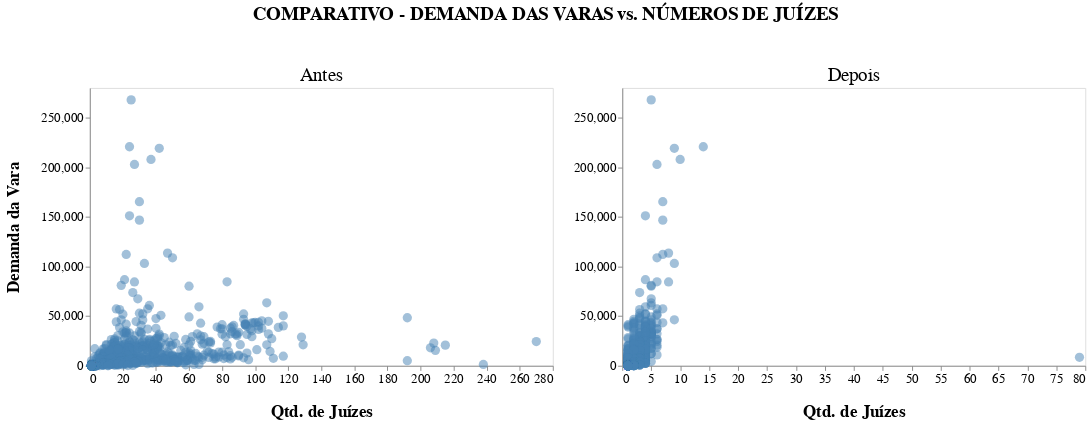

Notebook cell for this chart:
### Code cell
# Gráfico da produtividade das varas vs número de juízes
chart1 = (
    alt.Chart(df_demanda_vara_x_juize)
    .mark_circle(size=100, opacity=0.5, color="steelblue")
    .encode(
        x=alt.X("Qtd Juizes Antes", title="Qtd. de Juízes",
                axis=alt.Axis(grid=False, titleFontSize=18, titlePadding=20, labelFontSize=14)), 
        y=alt.Y("Demanda", title="Demanda da Vara", 
                axis=alt.Axis(grid=False, titleFontSize=18, titlePadding=20, labelFontSize=14)),
        tooltip=["Qtd Juizes Antes", "Demanda", "Vara"]
    ).properties(
        width=500,
        height=300,
        title={
            "text": " ",
            "subtitle": ["Antes"],
            #"anchor": "start", # alinhar à esquerda
            "fontSize": 20,
            "subtitleFontSize": 20,
            "subtitlePadding": 15
        }
    )
)

# Gráfico da produtividade das varas vs número de juízes
chart2 = (
    alt.Chart(df_demanda_vara_x_juize)
    .mark_circle(size=100, opacity=0.5, color="steelblue")
    .encode(
        x=alt.X("Qtd Juizes Depois", title="Qtd. de Juízes",
                axis=alt.Axis(grid=False, titleFontSize=18, titlePadding=20, labelFontSize=14)), 
        y=alt.Y("Demanda", title=None, 
                axis=alt.Axis(grid=False, titleFontSize=18, titlePadding=20, labelFontSize=14)),
        tooltip=["Qtd Juizes Depois", "Demanda", "Vara"]
    ).properties(
        width=500,
        height=300,
        title={
            "text": " ",
            "subtitle": ["Depois"],
            #"anchor": "start", # alinhar à esquerda
            "fontSize": 20,
            "subtitleFontSize": 20,
            "subtitlePadding": 15
        }
    )
)

# Concatenar com título geral
final_chart = (chart1 | chart2).properties(
    title={
        "text": "COMPARATIVO - DEMANDA DAS VARAS vs. NÚMEROS DE JUÍZES",
        "fontSize": 20,
        "anchor": "middle",   # centraliza
        "color": "black",
        "offset": 10
    }
)

final_chart

### Figure 1 — Vega-Lite specification as saved in the notebook (floating-point values rounded to 4 significant figures; data arrays with more than 128 entries replaced by an {"elided": "..."} marker saying what was removed)
{"config": {"view": {"continuousWidth": 300, "continuousHeight": 300}}, "hconcat": [{"mark": {"type": "circle", "color": "steelblue", "opacity": 0.5, "size": 100}, "encoding": {"tooltip": [{"field": "Qtd Juizes Antes", "type": "quantitative"}, {"field": "Demanda", "type": "quantitative"}, {"field": "Vara", "type": "nominal"}], "x": {"axis": {"grid": false, "labelFontSize": 14, "titleFontSize": 18, "titlePadding": 20}, "field": "Qtd Juizes Antes", "title": "Qtd. de Juízes", "type": "quantitative"}, "y": {"axis": {"grid": false, "labelFontSize": 14, "titleFontSize": 18, "titlePadding": 20}, "field": "Demanda", "title": "Demanda da Vara", "type": "quantitative"}}, "height": 300, "title": {"text": " ", "subtitle": ["Antes"], "fontSize": 20, "subtitleFontSize": 20, "subtitlePadding": 15}, "width": 500}, {"mark": {"type": "circle", "color": "steelblue", "opacity": 0.5, "size": 100}, "encoding": {"tooltip": [{"field": "Qtd Juizes Depois", "type": "quantitative"}, {"field": "Demanda", "type": "quantitative"}, {"field": "Vara", "type": "nominal"}], "x": {"axis": {"grid": false, "labelFontSize": 14, "titleFontSize": 18, "titlePadding": 20}, "field": "Qtd Juizes Depois", "title": "Qtd. de Juízes", "type": "quantitative"}, "y": {"axis": {"grid": false, "labelFontSize": 14, "titleFontSize": 18, "titlePadding": 20}, "field": "Demanda", "title": null, "type": "quantitative"}}, "height": 300, "title": {"text": " ", "subtitle": ["Depois"], "fontSize": 20, "subtitleFontSize": 20, "subtitlePadding": 15}, "width": 500}], "data": {"name": "data-a502f58b135c0d317c5567f1a300b585"}, "title": {"text": "COMPARATIVO - DEMANDA DAS VARAS vs. NÚMEROS DE JUÍZES", "fontSize": 20, "anchor": "middle", "color": "black", "offset": 10}, "$schema": "https://vega.github.io/schema/vega-lite/v5.20.1.json", "datasets": {"data-a502f58b135c0d317c5567f1a300b585": {"elided": "850 records"}}}
